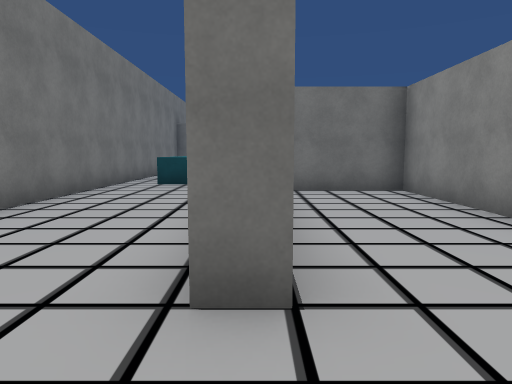
[1] (above)

13 first-person views from a walk through a Unity game level. The camera is 1.5 m above the floor, tilts 6° down and sees 70° across. The floor is counted in squares, 2 m on a side. Each view is taken from the middle of a square. On the plan, view 1 faces up. The plan holds only what a view shows up to about 11 squares ahead; the rest is blank. The place goes on beyond the plan. The player is left out. Some surface patterns are stand-ins.

[2]
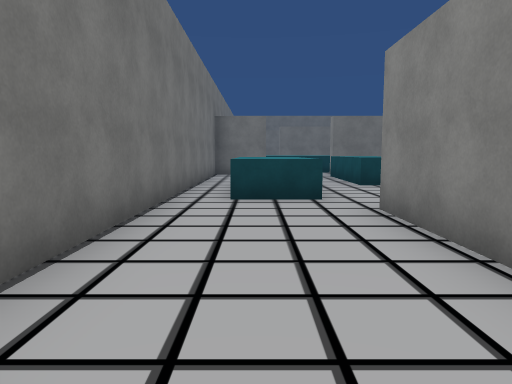

[3]
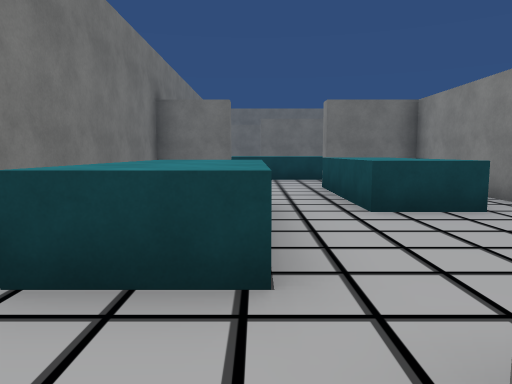

[4]
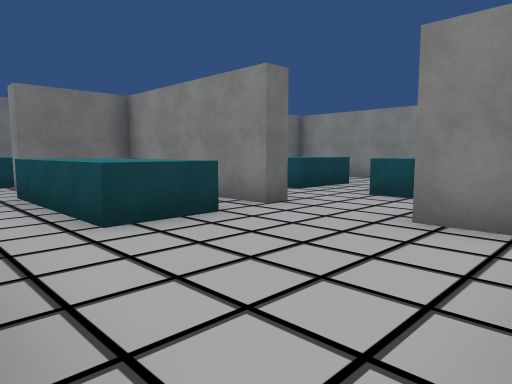

[5]
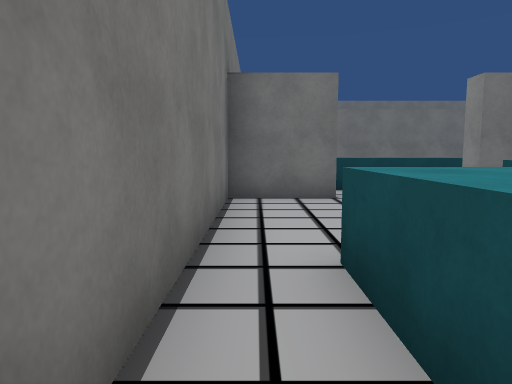

[6]
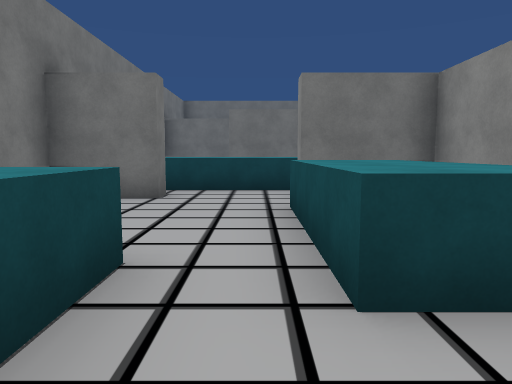

[7]
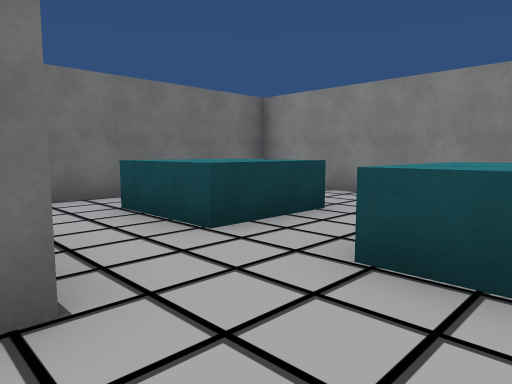

[8]
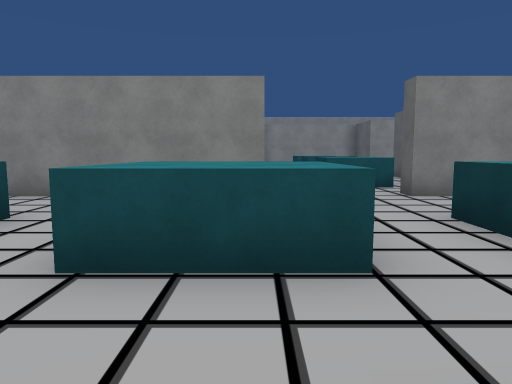

[9]
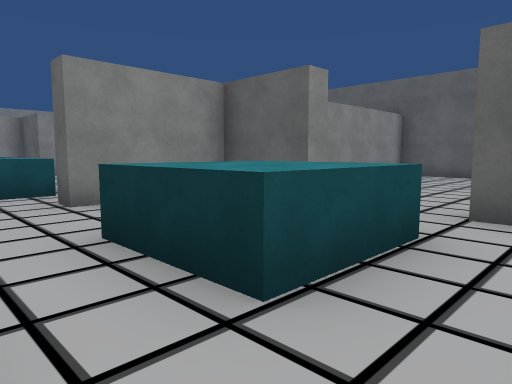

[10]
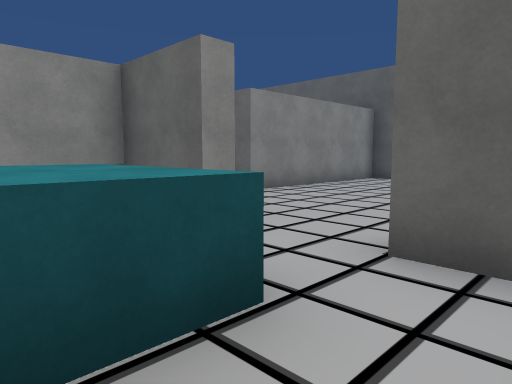

[11]
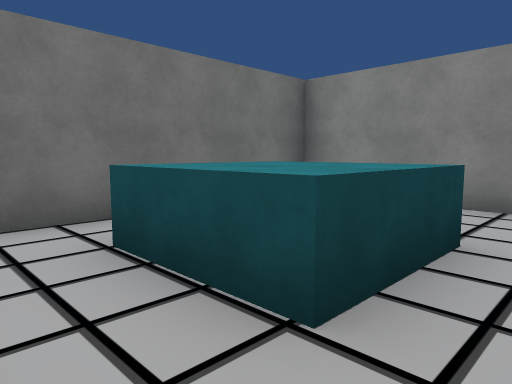

[12]
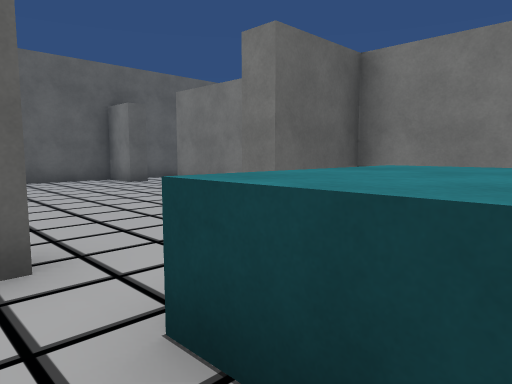

[13]
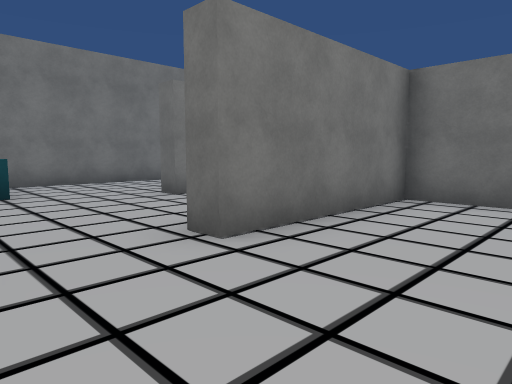

### Floor plan
Key: @ floor where view 1 was taken; # wall or solid block; . floor; ^ raised ledge.
Columns run from 4 left of view 1 to 12 right of it. Each row starts with its distance up from view 1.
 19   ^^^^
 18   ^^^^
 17 ###..##  #####
 16 #......# ..   #
 15 #....^^#..^^  #
 14 #....^^#..^^..#
 13 #....^^#..^^..#
 12 #.^^.^^#....  #
 11 #.^^......^^  #
 10 #.^^......^^  #
  9 #.^^...#....
  8 #...####.......^^
  7 #...#..#..^^..#^^
  6 #...#..#..^^. #
  5 #...#..#..... #
  4 #... ..###..###
  3 #... ..#.....
  2 #...#..#......
  1 #......#......#
  0 #...@.........#
 -1    ^..........#
 -2        .......#
 -3        #.... .#
 -4        ####  ##

Where each view was taken, in squares from view 1:
view 1: 0 up, 0 right, facing up
view 2: 3 up, 2 left, facing up
view 3: 7 up, 1 left, facing up
view 4: 8 up, 1 left, facing up-right
view 5: 10 up, 3 left, facing up
view 6: 10 up, 0 right, facing up
view 7: 10 up, 3 right, facing up-right
view 8: 10 up, 3 right, facing right
view 9: 9 up, 4 right, facing down-right
view 10: 7 up, 4 right, facing down-right
view 11: 12 up, 4 right, facing up-right
view 12: 7 up, 8 right, facing down-left
view 13: 2 down, 6 right, facing up-left
